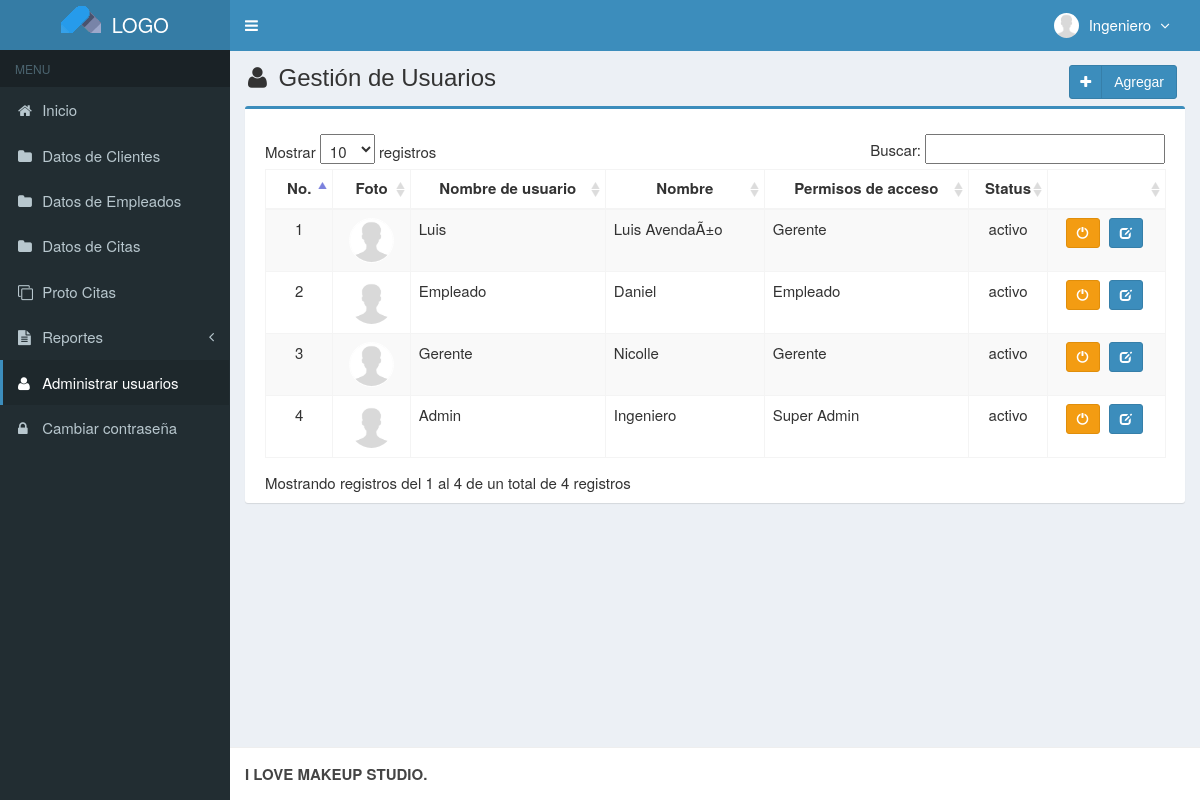
/main.php?module=user (signed in), run on an earlier commit of the app's database.
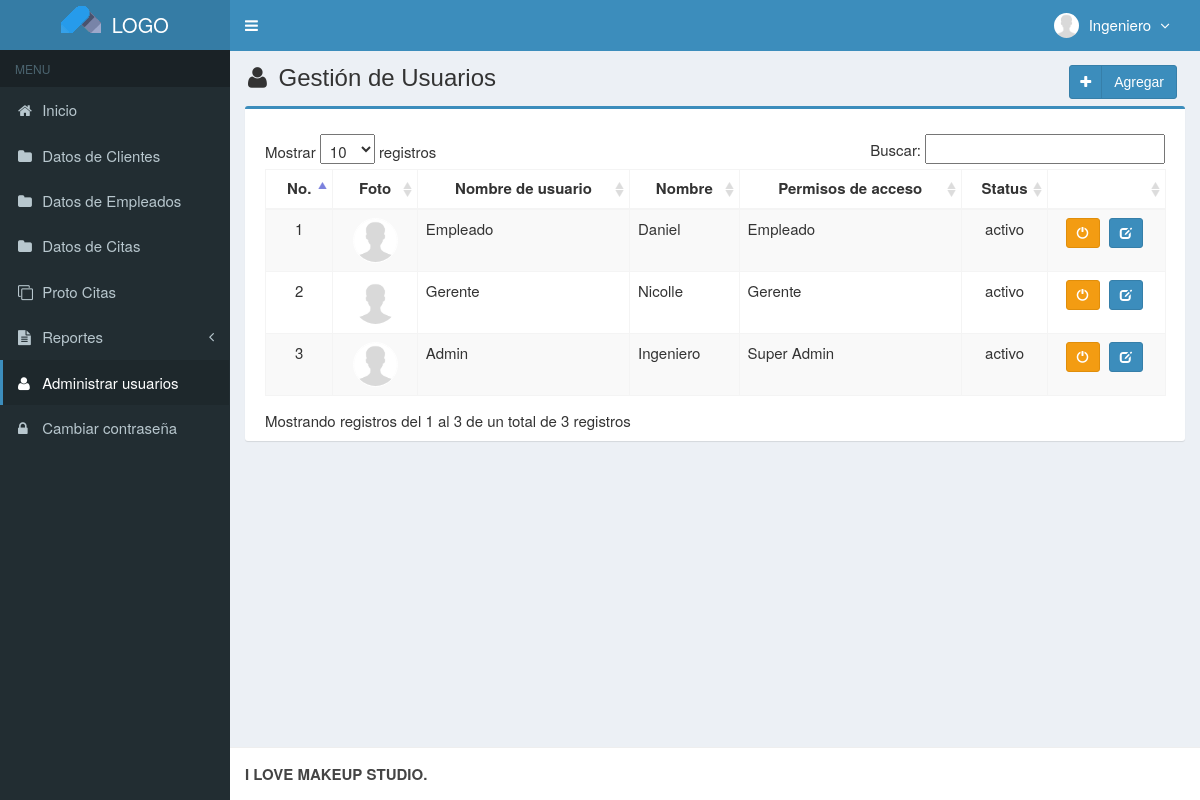
And on a later commit of the database.
### tables this page shows
CREATE TABLE `usuarios` (
  `id_user` int(3) NOT NULL,
  `username` varchar(50) NOT NULL,
  `name_user` varchar(50) NOT NULL,
  `password` varchar(50) NOT NULL,
  `email` varchar(50) DEFAULT NULL,
  `telefono` varchar(13) DEFAULT NULL,
  `foto` varchar(100) DEFAULT NULL,
  `permisos_acceso` enum('Super Admin','Gerente','Empleado') NOT NULL,
  `status` enum('activo','bloqueado') NOT NULL DEFAULT 'activo',
  `created_at` timestamp NOT NULL DEFAULT CURRENT_TIMESTAMP,
  `updated_at` timestamp NOT NULL DEFAULT CURRENT_TIMESTAMP ON UPDATE CURRENT_TIMESTAMP
);

### modulos/user/view.php (the view, shortened to what this page needs)
<section class="content-header">
  <h1>
    <i class="fa fa-user icon-title"></i> Gestión de Usuarios
    <a class="btn btn-primary btn-social pull-right" href="?module=form_user&form=add" title="Agregar" data-toggle="tooltip">
      <i class="fa fa-plus"></i> Agregar
    </a>
  </h1>
</section>
<section class="content">
  <div class="row">
    <div class="col-md-12">
      <div class="box box-primary">
        <div class="box-body">
          <table id="dataTables1" class="table table-bordered table-striped table-hover">
            <thead>
              <tr>
                <th class="center">No.</th>
                <th class="center">Foto</th>
                <th class="center">Nombre de usuario</th>
                <th class="center">Nombre</th>
                <th class="center">Permisos de acceso</th>
                <th class="center">Status</th>
                <th class="center"></th>
              </tr>
            </thead>
                        <tbody>
            <?php
            $no = 1;
            $query = mysqli_query($mysqli, "SELECT * FROM usuarios ORDER BY id_user DESC")
                                            or die('error: '.mysqli_error($mysqli));
            while ($data = mysqli_fetch_assoc($query)) {
              echo "<tr>
                      <td width='50' class='center'>$no</td>";
                      if ($data['foto']=="") { ?>
                        <td class='center'><img class='img-user' src='images/user/user-default.png' width='45'></td>
                      <?php
                      } else { ?>
                        <td class='center'><img class='img-user' src='images/user/<?php echo $data['foto']; ?>' width='45'></td>
                      <?php
                      }
              echo "  <td>$data[username]</td>
                      <td>$data[name_user]</td>
                      <td>$data[permisos_acceso]</td>
                      <td class='center'>$data[status]</td>
                      <td class='center' width='100'>
                          <div>";
                          if ($data['status']=='activo') { ?>
                            <a data-toggle="tooltip" data-placement="top" title="Bloqueado" style="margin-right:5px" class="btn btn-warning btn-sm" href="modulos/user/proses.php?act=off&id=<?php echo $data['id_user'];?>">
                                <i style="color:#fff" class="glyphicon glyphicon-off"></i>
                            </a>
            <?php
                          }
                          else { ?>
                            <a data-toggle="tooltip" data-placement="top" title="activo" style="margin-right:5px" class="btn btn-success btn-sm" href="modulos/user/proses.php?act=on&id=<?php echo $data['id_user'];?>">
                                <i style="color:#fff" class="glyphicon glyphicon-ok"></i>
                            </a>
            <?php
                          }
              echo "      <a data-toggle='tooltip' data-placement='top' title='Modificar' class='btn btn-primary btn-sm' href='?module=form_user&form=edit&id=$data[id_user]'>
                                <i style='color:#fff' class='glyphicon glyphicon-edit'></i>
                            </a>
                          </div>
                      </td>
                    </tr>";
              $no++;
            }
            ?>
            </tbody>
          </table>
        </div>
      </div>
    </div>
  </div>
</section><!-- /.content

### top-menu.php (shortened to what this page needs)
<?php
require_once "config/database.php";
$query = mysqli_query($mysqli, "SELECT id_user, name_user, foto, permisos_acceso FROM usuarios WHERE id_user='$_SESSION[id_user]'")
                                or die('error: '.mysqli_error($mysqli));
$data = mysqli_fetch_assoc($query);
?>
<li class="dropdown user user-menu">
  <a href="#" class="dropdown-toggle" data-toggle="dropdown">
  <?php
  if ($data['foto']=="") { ?>
    <img src="images/user/user-default.png" class="user-image" alt="User Image"/>
  <?php
  }
  else { ?>
    <img src="images/user/<?php echo $data['foto']; ?>" class="user-image" alt="User Image"/>
  <?php
  }
  ?>
    <span class="hidden-xs"><?php echo $data['name_user']; ?> <i style="margin-left:5px" class="fa fa-angle-down"></i></span>
  </a>
</li>

What changed in the data, as far as the page shows it:
removed usuarios: username "Luis", name_user "Luis AvendaÃ±o", permisos_acceso "Gerente", status "activo"
Also different on the page:
text written by a page script: "Mostrar registros Buscar: Mostrando registros del 1 al 4 de un total de 4 registros" → "Mostrar registros Buscar: Mostrando registros del 1 al 3 de un total de 3 registros"
